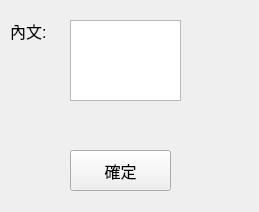
<?xml version="1.0" encoding="UTF-8"?>
<ui version="4.0">
 <class>Form</class>
 <widget class="QWidget" name="Form">
  <property name="geometry">
   <rect>
    <x>0</x>
    <y>0</y>
    <width>259</width>
    <height>212</height>
   </rect>
  </property>
  <property name="windowTitle">
   <string>Form</string>
  </property>
  <widget class="QLabel" name="label">
   <property name="geometry">
    <rect>
     <x>10</x>
     <y>10</y>
     <width>91</width>
     <height>41</height>
    </rect>
   </property>
   <property name="font">
    <font>
     <pointsize>12</pointsize>
    </font>
   </property>
   <property name="text">
    <string>內文:</string>
   </property>
  </widget>
  <widget class="QToolButton" name="toolButton">
   <property name="geometry">
    <rect>
     <x>70</x>
     <y>150</y>
     <width>101</width>
     <height>41</height>
    </rect>
   </property>
   <property name="font">
    <font>
     <pointsize>12</pointsize>
    </font>
   </property>
   <property name="text">
    <string>確定</string>
   </property>
  </widget>
  <widget class="QTextEdit" name="textEdit">
   <property name="geometry">
    <rect>
     <x>70</x>
     <y>20</y>
     <width>111</width>
     <height>81</height>
    </rect>
   </property>
  </widget>
 </widget>
 <resources/>
 <connections>
  <connection>
   <sender>toolButton</sender>
   <signal>clicked()</signal>
   <receiver>Form</receiver>
   <slot>close()</slot>
   <hints>
    <hint type="sourcelabel">
     <x>126</x>
     <y>177</y>
    </hint>
    <hint type="destinationlabel">
     <x>192</x>
     <y>169</y>
    </hint>
   </hints>
  </connection>
 </connections>
</ui>
